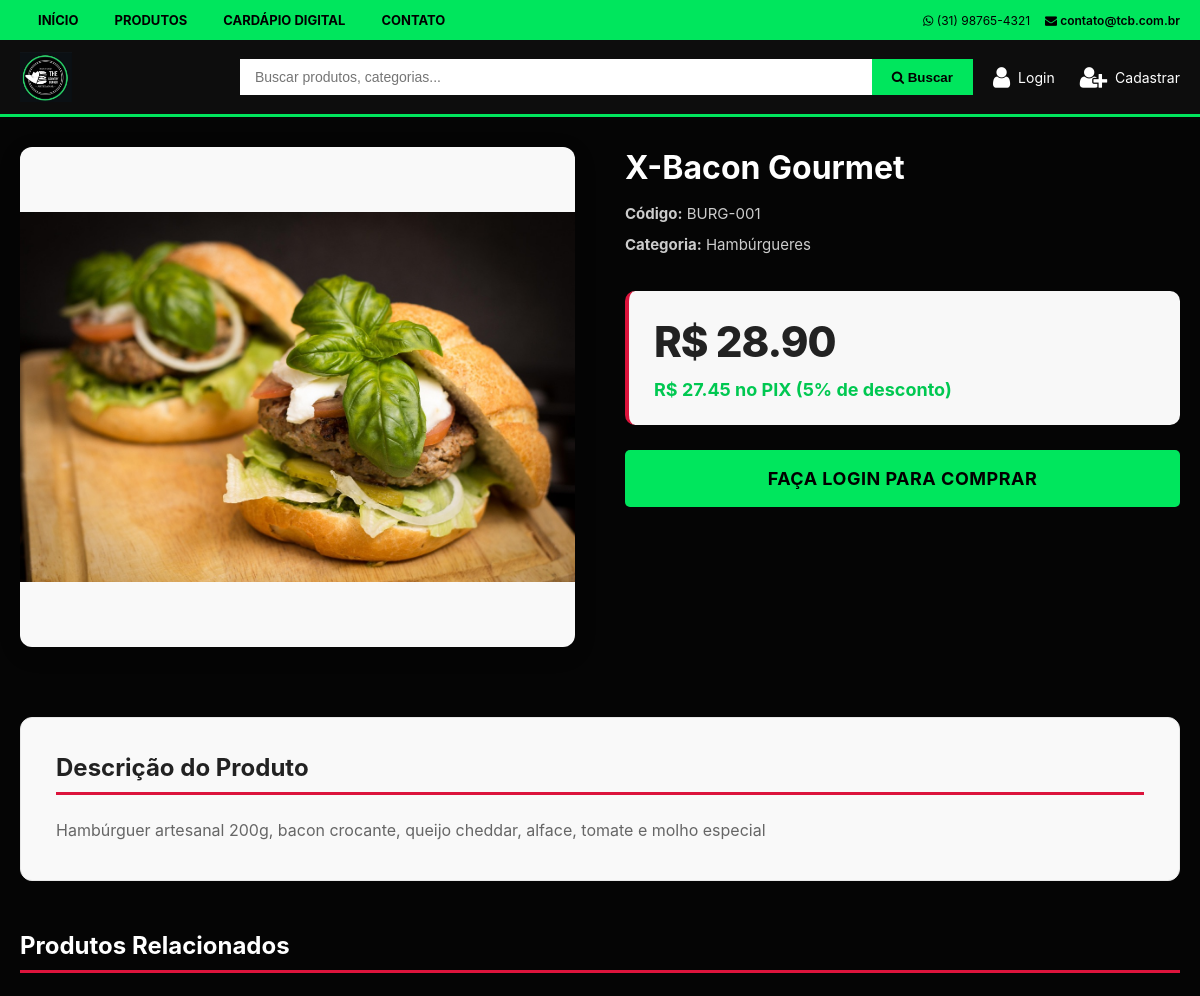
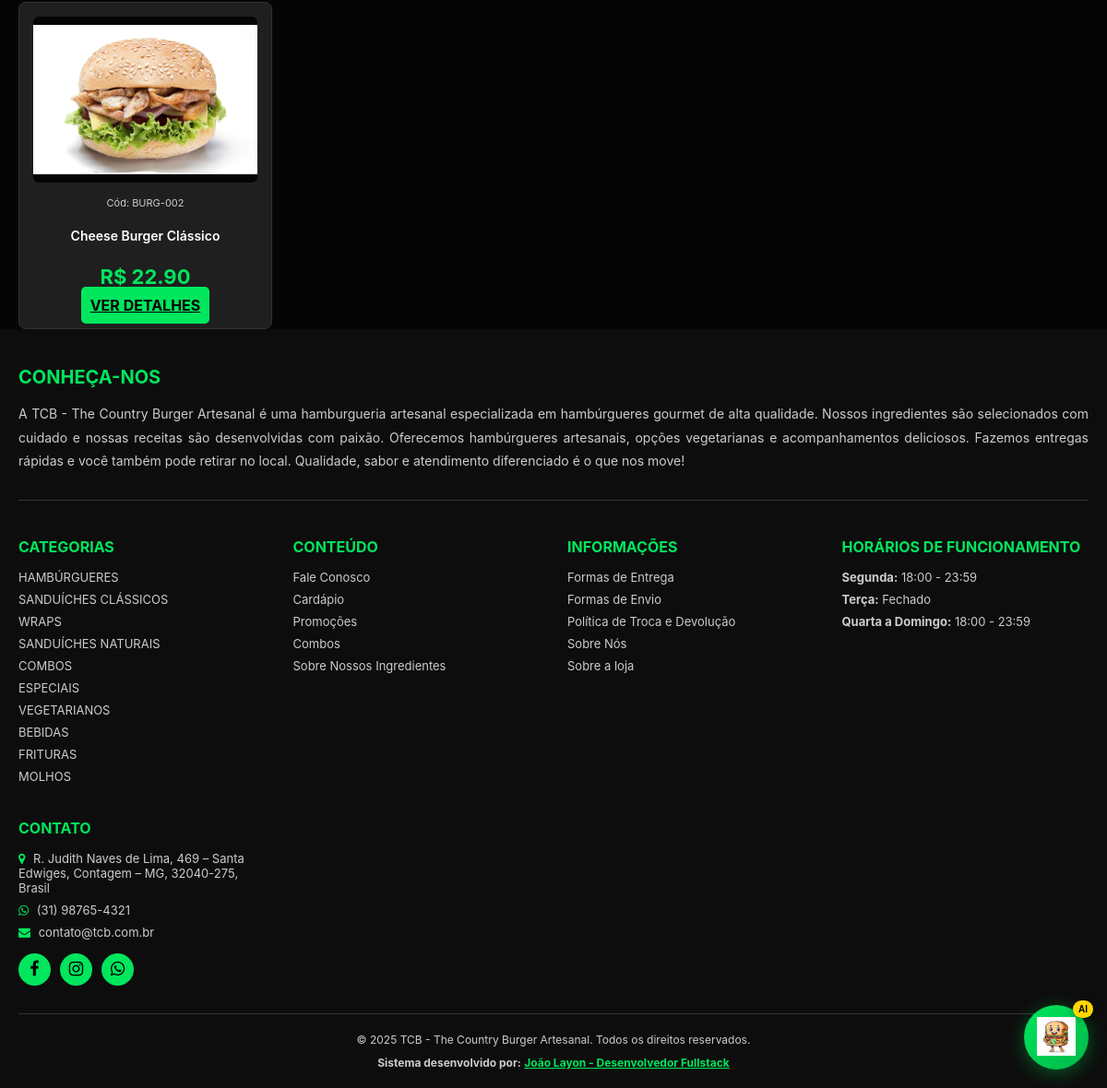
Screenshot of /produto/1 with the database file from the repository (2 pictures, top to bottom).
### app/models.py (models this page shows)
class Product(db.Model):
    id = db.Column(db.Integer, primary_key=True)
    name = db.Column(db.String(200), nullable=False)
    code = db.Column(db.String(50), unique=True, nullable=False)
    description = db.Column(db.Text)
    price = db.Column(db.Float, nullable=False)
    stock = db.Column(db.Integer, default=0)
    image_url = db.Column(db.String(500))
    image_url_2 = db.Column(db.String(500))
    image_url_3 = db.Column(db.String(500))
    image_url_4 = db.Column(db.String(500))
    image_url_5 = db.Column(db.String(500))
    category_id = db.Column(db.Integer, db.ForeignKey('category.id'))
    featured = db.Column(db.Boolean, default=False)
    active = db.Column(db.Boolean, default=True)
    created_at = db.Column(db.DateTime, default=utcnow_brasilia)
    def get_all_images(self):
        images = []
        for i in range(1, 6):
            if i == 1:
                url = self.image_url
            else:
                url = getattr(self, f'image_url_{i}', None)
            if url:
                images.append(url)
        return images

class Category(db.Model):
    id = db.Column(db.Integer, primary_key=True)
    name = db.Column(db.String(100), nullable=False, unique=True)
    description = db.Column(db.Text)
    image_url = db.Column(db.String(500))
    created_at = db.Column(db.DateTime, default=utcnow_brasilia)
    products = db.relationship('Product', backref='category', lazy=True)

### app/routes/main.py (the view)
@main_bp.route('/produto/<int:product_id>')
def product_detail(product_id):
    product = Product.query.get_or_404(product_id)
    categories = Category.query.all()
    related_products = Product.query.filter(
        Product.category_id == product.category_id,
        Product.id != product.id,
        Product.active == True
    ).limit(4).all()
    extras = Extra.query.filter_by(active=True).all()
    return render_template('product_detail.html', product=product, categories=categories, related_products=related_products, extras=extras)

### app/templates/product_detail.html (shortened to what this page needs)
{% extends "base.html" %}
{% block content %}
<div class="content_section product-detail-page" style="margin-top: 30px;">
    <div class="product-detail-container">
        <div class="product-gallery-section">
            {% set product_images = product.get_all_images() %}
            <div class="product-gallery">
                <div class="main-image-container">
                    {% if product_images %}
                    <div class="zoom-container">
                        <img id="mainImage" src="{{ product_images[0] }}" alt="{{ product.name }}" class="main-image">
                    </div>
                    {% else %}
                    <div class="no-image-placeholder">
                        <i class="fa fa-microchip"></i>
                        <p>Sem imagem disponível</p>
                    </div>
                    {% endif %}
                </div>
            </div>
        </div>
        <div class="product-info-section">
            <h1 class="product-title">{{ product.name }}</h1>
            <p class="product-code-info"><strong>Código:</strong> {{ product.code }}</p>
            <p class="product-category-info"><strong>Categoria:</strong> {{ product.category.name }}</p>
            <div class="price-section">
                <div class="main-price">
                    R$ {{ "%.2f"|format(product.price) }}
                </div>
                <div class="pix-price">
                    R$ {{ "%.2f"|format(product.price * 0.95) }} no PIX (5% de desconto)
                </div>
            </div>
            {% if current_user.is_authenticated %}
            <form action="{{ url_for('cart.add_to_cart', product_id=product.id) }}" method="POST" class="add-to-cart-form">
                {% if extras %}
                <div class="extras-section">
                    <h4 style="font-size: 18px; margin-bottom: 15px; color: #ffffff; font-weight: 700;">
                        <i class="fa fa-plus-square" style="color: var(--color-red);"></i> Adicionais Disponíveis
                    </h4>
                    <div class="extras-grid">
                        {% for extra in extras %}
                        <div class="extra-item">
                            <div class="extra-header">
                                <span class="extra-name">{{ extra.name }}</span>
                                <span class="extra-price">R$ {{ "%.2f"|format(extra.price) }}</span>
                            </div>
                            {% if extra.description %}
                            <small class="extra-description">{{ extra.description }}</small>
                            {% endif %}
                            <div class="extra-quantity-selector">
                                <button type="button" class="quantity-btn" onclick="changeExtraQuantity({{ extra.id }}, -1)">
                                    <i class="fa fa-minus"></i>
                                </button>
                                <input type="number" name="extra_{{ extra.id }}" id="extra_{{ extra.id }}" value="0" min="0" max="10" class="extra-quantity-input" readonly>
                                <button type="button" class="quantity-btn" onclick="changeExtraQuantity({{ extra.id }}, 1)">
                                    <i class="fa fa-plus"></i>
                                </button>
                            </div>
                        </div>
                        {% endfor %}
                    </div>
                </div>
                {% endif %}
                <div class="observations-section">
                    <label for="observations" style="font-size: 15px; font-weight: 700; color: #ffffff; margin-bottom: 10px; display: block;">
                        <i class="fa fa-comment" style="color: var(--color-red);"></i> Observações
                    </label>
                    <textarea name="observations" id="observations" rows="3" placeholder="Ex: Sem cebola, tirar picles, adicionar molho extra..." style="width: 100%; padding: 12px; border: 2px solid #ddd; border-radius: 6px; font-size: 14px; resize: vertical; font-family: inherit;"></textarea>
                    <small style="display: block; margin-top: 5px; color: #cccccc; font-size: 12px;">Use este campo para especificar ingredientes que deseja tirar ou acrescentar</small>
                </div>
                <div class="quantity-selector">
                    <label for="quantity">Quantidade:</label>
                    <input type="number" name="quantity" id="quantity" value="1" min="1" max="99">
                </div>
                <button type="submit" class="btn_buy btn-add-cart">
                    <i class="fa fa-shopping-cart"></i> ADICIONAR AO CARRINHO
                </button>
            </form>
            {% elif not current_user.is_authenticated %}
            <a href="{{ url_for('auth.login') }}" class="btn_buy btn-login">
                FAÇA LOGIN PARA COMPRAR
            </a>
            {% endif %}
        </div>
    </div>
    <div class="product-description-section">
        <h3 class="description-title">Descrição do Produto</h3>
        <p class="description-text">{{ product.description or 'Descrição não disponível.' }}</p>
    </div>
    {% if related_products %}
    <div class="related-products-section">
        <h3 class="related-title">Produtos Relacionados</h3>
        <div class="products_grid">
            {% for related in related_products %}
            <div class="product_card">
                <div class="product_image">
                    {% if related.image_url %}
                    <img src="{{ related.image_url }}" alt="{{ related.name }}" style="max-width: 100%; max-height: 180px; object-fit: contain;">
                    {% else %}
                    <i class="fa fa-microchip"></i>
                    {% endif %}
                </div>
                <div class="product_code">Cód: {{ related.code }}</div>
                <div class="product_name">{{ related.name }}</div>
                <div class="product_price">R$ {{ "%.2f"|format(related.price) }}</div>
                <a href="{{ url_for('main.product_detail', product_id=related.id) }}" class="btn_buy">VER DETALHES</a>
            </div>
            {% endfor %}
        </div>
    </div>
    {% endif %}
</div>
{% endblock %}

### app/templates/base.html (shortened to what this page needs)
<!DOCTYPE html>
<html lang="pt-BR">
<head>
    <link rel="stylesheet" href="https://cdnjs.cloudflare.com/ajax/libs/font-awesome/4.7.0/css/font-awesome.min.css">
    <link rel="stylesheet" href="{{ url_for('static', filename='css/style.css') }}">
</head>
<body>
    <nav class="top_nav">
        <div class="top_nav_container">
            <ul class="top_nav_left">
                <li><a href="{{ url_for('main.index') }}">Início</a></li>
                <li><a href="{{ url_for('main.index') }}#produtos">Produtos</a></li>
                <li><a href="{{ url_for('digital_menu.index') }}">Cardápio Digital</a></li>
                <li><a href="#contato">Contato</a></li>
            </ul>
            <div class="top_nav_right">
                <span><i class="fa fa-whatsapp"></i> {{ store_settings.store_phone }}</span>
                <a href="mailto:{{ store_settings.store_email }}"><i class="fa fa-envelope"></i> {{ store_settings.store_email }}</a>
            </div>
        </div>
    </nav>
    <header class="header_main">
        <div class="header_main_container">
            <a href="{{ url_for('main.index') }}" class="logo">
                {% if store_settings.store_logo %}
                    <img src="{{ store_settings.store_logo }}" alt="{{ store_settings.store_name }}" style="height: 50px;">
                {% else %}
                    <h1 style="color: var(--color-red); font-size: 24px; font-weight: 700; margin: 0;">{{ store_settings.store_name }}</h1>
                {% endif %}
            </a>
            <form class="search-form" action="{{ url_for('main.search') }}" method="GET">
                <input type="text" name="q" class="search-input" placeholder="Buscar produtos, categorias..." value="{{ request.args.get('q', '') }}">
                <button type="submit" class="search-btn">
                    <i class="fa fa-search"></i> Buscar
                </button>
            </form>
            <div class="header_actions">
                {% if current_user.is_authenticated %}
                    {% if current_user.is_admin %}
                        <a href="{{ url_for('admin.dashboard') }}" class="header_action" style="color: #FFD700;">
                            <i class="fa fa-user-secret"></i>
                            <span>Admin</span>
                        </a>
                    {% endif %}
                    <a href="{{ url_for('cart.view_cart') }}" class="header_action">
                        <i class="fa fa-shopping-cart"></i>
                        <span>Carrinho</span>
                    </a>
                    <a href="{{ url_for('cart.my_orders') }}" class="header_action">
                        <i class="fa fa-list"></i>
                        <span>Pedidos</span>
                    </a>
                    <a href="{{ url_for('auth.change_password') }}" class="header_action">
                        <i class="fa fa-lock"></i>
                        <span>Senha</span>
                    </a>
                    <a href="{{ url_for('auth.logout') }}" class="header_action">
                        <i class="fa fa-sign-out"></i>
                        <span>Sair</span>
                    </a>
                {% else %}
                    <a href="{{ url_for('auth.login') }}" class="header_action">
                        <i class="fa fa-user"></i>
                        <span>Login</span>
                    </a>
                    <a href="{{ url_for('auth.register') }}" class="header_action">
                        <i class="fa fa-user-plus"></i>
                        <span>Cadastrar</span>
                    </a>
                {% endif %}
            </div>
        </div>
    </header>
    {% block content %}{% endblock %}
    <div id="aiChatWidget" class="ai-chat-widget">
        <button id="aiChatToggle" class="ai-chat-toggle" title="Assistente Virtual">
            <img src="{{ url_for('static', filename='images/sandwich_whatsapp_mascot.png') }}" alt="Assistente Virtual" class="ai-chat-icon">
            <span class="ai-chat-badge">AI</span>
        </button>
    </div>
    <footer class="footer">
        <div class="footer_container">
            <div class="footer_about">
                <h3>CONHEÇA-NOS</h3>
                <p>A {{ store_settings.store_name }} é uma hamburgueria artesanal especializada em hambúrgueres gourmet de alta qualidade. Nossos ingredientes são selecionados com cuidado e nossas receitas são desenvolvidas com paixão. Oferecemos hambúrgueres artesanais, opções vegetarianas e acompanhamentos deliciosos. Fazemos entregas rápidas e você também pode retirar no local. Qualidade, sabor e atendimento diferenciado é o que nos move!</p>
            </div>
            <div class="footer_grid">
                <div class="footer_column">
                    <h3>Categorias</h3>
                    <ul>
                        {% for category in categories %}
                        <li><a href="{{ url_for('main.category_products', category_id=category.id) }}">{{ category.name|upper }}</a></li>
                        {% endfor %}
                    </ul>
                </div>
                <div class="footer_column">
                    <h3>Conteúdo</h3>
                    <ul>
                        <li><a href="#contato">Fale Conosco</a></li>
                        <li><a href="{{ url_for('main.index') }}">Cardápio</a></li>
                        <li><a href="{{ url_for('main.index') }}#produtos">Promoções</a></li>
                        <li><a href="#">Combos</a></li>
                        <li><a href="#">Sobre Nossos Ingredientes</a></li>
                    </ul>
                </div>
                <div class="footer_column">
                    <h3>Informações</h3>
                    <ul>
                        <li><a href="#">Formas de Entrega</a></li>
                        <li><a href="#">Formas de Envio</a></li>
                        <li><a href="#">Política de Troca e Devolução</a></li>
                        <li><a href="#">Sobre Nós</a></li>
                        <li><a href="#">Sobre a loja</a></li>
                    </ul>
                </div>
                <div class="footer_column">
                    <h3>Horários de Funcionamento</h3>
                    <ul>
                        <li><strong>Segunda:</strong> {{ store_settings.opening_hours_monday }}</li>
                        <li><strong>Terça:</strong> {{ store_settings.opening_hours_tuesday }}</li>
                        <li><strong>Quarta a Domingo:</strong> {{ store_settings.opening_hours_wednesday }}</li>
                    </ul>
                </div>
                <div class="footer_column">
                    <h3>Contato</h3>
                    <ul>
                        <li><i class="fa fa-map-marker"></i> {{ store_settings.store_address }}</li>
                        <li><i class="fa fa-whatsapp"></i> {{ store_settings.store_phone }}</li>
                        <li><i class="fa fa-envelope"></i> {{ store_settings.store_email }}</li>
                    </ul>
                    <div class="footer_social">
                        <a href="#" title="Facebook"><i class="fa fa-facebook"></i></a>
                        <a href="#" title="Instagram"><i class="fa fa-instagram"></i></a>
                        <a href="https://wa.me/{{ store_settings.store_whatsapp }}" target="_blank" title="WhatsApp"><i class="fa fa-whatsapp"></i></a>
                    </div>
                </div>
            </div>
            <div class="footer_bottom">
                <p>&copy; 2025 {{ store_settings.store_name }}. Todos os direitos reservados.</p>
                <p style="margin-top: 10px;">
                    <strong>Sistema desenvolvido por:</strong>
                    <a href="https://dujao22.github.io/Apresentacao_Solucoes_Digitais-/" target="_blank" style="color: var(--color-red); font-weight: bold;">
                        João Layon - Desenvolvedor Fullstack
                    </a>
                </p>
            </div>
        </div>
    </footer>
</body>
</html>

### rows the page displays
Product: image_url (picture), name "X-Bacon Gourmet", code "BURG-001", price "28.90", product.price*0.95 "27.45", description "Hambúrguer artesanal 200g, bacon crocante, queijo cheddar, alface, tomate e molho especial"
Category: category.name "Hambúrgueres", name "HAMBÚRGUERES"
Product: image_url (picture), code "BURG-002", name "Cheese Burger Clássico", price "22.90"
Category: name "SANDUÍCHES CLÁSSICOS"
Category: name "WRAPS"
Category: name "SANDUÍCHES NATURAIS"
Category: name "COMBOS"
Category: name "ESPECIAIS"
Category: name "VEGETARIANOS"
Category: name "BEBIDAS"
Category: name "FRITURAS"
Category: name "MOLHOS"

### other values shown
{{ store_settings.store_phone }} "(31) 98765-4321"
{{ store_settings.store_email }} "contato@tcb.com.br"
{{ store_settings.store_name }} "TCB - The Country Burger Artesanal"
{{ store_settings.opening_hours_monday }} "18:00 - 23:59"
{{ store_settings.opening_hours_tuesday }} "Fechado"
{{ store_settings.opening_hours_wednesday }} "18:00 - 23:59"
{{ store_settings.store_address }} "R. Judith Naves de Lima, 469 – Santa Edwiges, Contagem – MG, 32040-275, Brasil"
